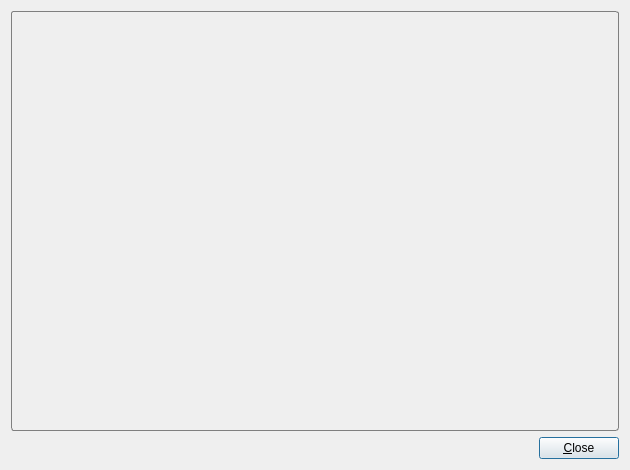
<?xml version="1.0" encoding="UTF-8"?>
<ui version="4.0">
 <class>PluginDialog</class>
 <widget class="QDialog" name="PluginDialog">
  <property name="geometry">
   <rect>
    <x>0</x>
    <y>0</y>
    <width>630</width>
    <height>470</height>
   </rect>
  </property>
  <property name="sizePolicy">
   <sizepolicy hsizetype="MinimumExpanding" vsizetype="MinimumExpanding">
    <horstretch>0</horstretch>
    <verstretch>0</verstretch>
   </sizepolicy>
  </property>
  <property name="minimumSize">
   <size>
    <width>620</width>
    <height>0</height>
   </size>
  </property>
  <layout class="QVBoxLayout" name="verticalLayout_3">
   <item>
    <widget class="QGroupBox" name="groupBox">
     <property name="sizePolicy">
      <sizepolicy hsizetype="Preferred" vsizetype="MinimumExpanding">
       <horstretch>0</horstretch>
       <verstretch>0</verstretch>
      </sizepolicy>
     </property>
     <property name="styleSheet">
      <string notr="true">QGroupBox {
	border: 1px solid #7F7F7F;
	border-radius: 3px;
	margin-top: 1ex; 
 }

QGroupBox::title {
	subcontrol-origin: margin;
	subcontrol-position: top left; 
	padding: 0 2px;
 }</string>
     </property>
     <layout class="QVBoxLayout" name="verticalLayout">
      <property name="leftMargin">
       <number>9</number>
      </property>
      <property name="topMargin">
       <number>9</number>
      </property>
      <item>
       <widget class="QScrollArea" name="scrollArea">
        <property name="sizePolicy">
         <sizepolicy hsizetype="Expanding" vsizetype="Expanding">
          <horstretch>0</horstretch>
          <verstretch>0</verstretch>
         </sizepolicy>
        </property>
        <property name="styleSheet">
         <string notr="true">QScrollArea {
	border: 0;
 }</string>
        </property>
        <property name="horizontalScrollBarPolicy">
         <enum>Qt::ScrollBarAsNeeded</enum>
        </property>
        <property name="widgetResizable">
         <bool>true</bool>
        </property>
        <widget class="QWidget" name="scrollAreaWidgetContents">
         <property name="geometry">
          <rect>
           <x>0</x>
           <y>0</y>
           <width>592</width>
           <height>393</height>
          </rect>
         </property>
         <layout class="QVBoxLayout" name="verticalLayout_2">
          <item>
           <layout class="QGridLayout" name="gridLayout"/>
          </item>
         </layout>
        </widget>
       </widget>
      </item>
     </layout>
    </widget>
   </item>
   <item>
    <layout class="QHBoxLayout" name="horizontalLayout">
     <item>
      <spacer name="horizontalSpacer">
       <property name="orientation">
        <enum>Qt::Horizontal</enum>
       </property>
       <property name="sizeHint" stdset="0">
        <size>
         <width>308</width>
         <height>20</height>
        </size>
       </property>
      </spacer>
     </item>
     <item>
      <widget class="QPushButton" name="pushButton">
       <property name="text">
        <string>&amp;Close</string>
       </property>
      </widget>
     </item>
    </layout>
   </item>
  </layout>
 </widget>
 <resources/>
 <connections>
  <connection>
   <sender>pushButton</sender>
   <signal>clicked()</signal>
   <receiver>PluginDialog</receiver>
   <slot>close()</slot>
   <hints>
    <hint type="sourcelabel">
     <x>545</x>
     <y>562</y>
    </hint>
    <hint type="destinationlabel">
     <x>298</x>
     <y>292</y>
    </hint>
   </hints>
  </connection>
 </connections>
</ui>
